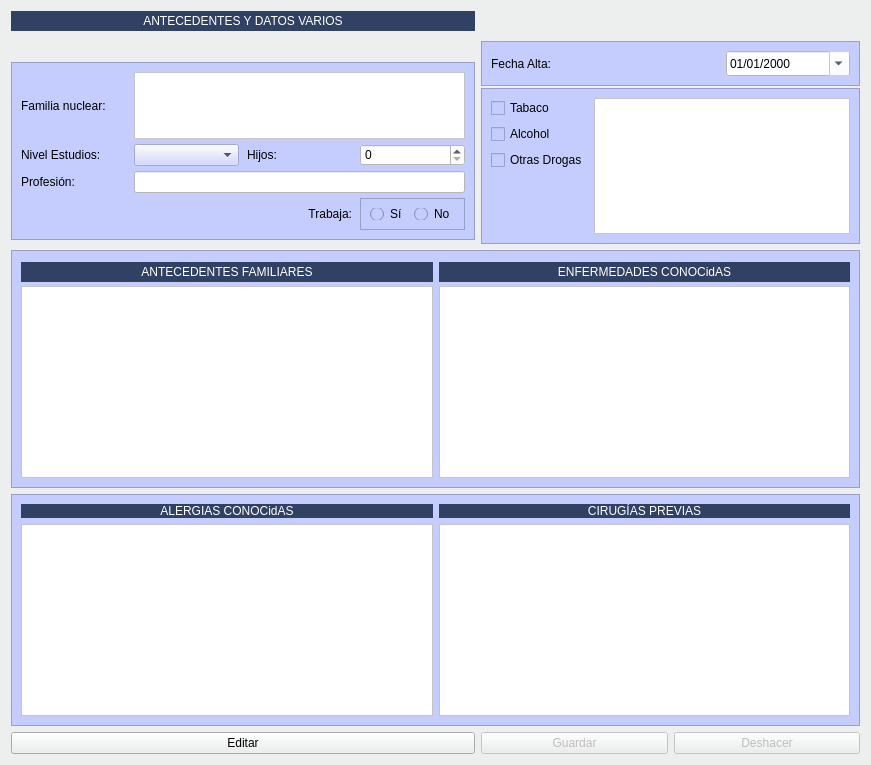
            <widget class="QWidget" name="tab_7">
             <property name="styleSheet">
              <string notr="true">background-color: #ecefed;</string>
             </property>
             <attribute name="title">
              <string>Antecedentes</string>
             </attribute>
             <layout class="QGridLayout" name="gridLayout_2">
              <item row="0" column="0">
               <widget class="QLabel" name="label_34">
                <property name="minimumSize">
                 <size>
                  <width>0</width>
                  <height>20</height>
                 </size>
                </property>
                <property name="styleSheet">
                 <string notr="true">background: #304163;
color: rgb(255,255,255);</string>
                </property>
                <property name="text">
                 <string>ANTECEDENTES Y DATOS VARIOS</string>
                </property>
                <property name="alignment">
                 <set>Qt::AlignCenter</set>
                </property>
               </widget>
              </item>
              <item row="1" column="0" rowspan="2">
               <widget class="QFrame" name="frame_10">
                <property name="minimumSize">
                 <size>
                  <width>464</width>
                  <height>178</height>
                 </size>
                </property>
                <property name="maximumSize">
                 <size>
                  <width>16777215</width>
                  <height>156</height>
                 </size>
                </property>
                <property name="styleSheet">
                 <string notr="true">background-color: rgb(197, 205, 255);</string>
                </property>
                <property name="frameShape">
                 <enum>QFrame::StyledPanel</enum>
                </property>
                <property name="frameShadow">
                 <enum>QFrame::Raised</enum>
                </property>
                <layout class="QGridLayout" name="gridLayout_21">
                 <property name="horizontalSpacing">
                  <number>8</number>
                 </property>
                 <property name="verticalSpacing">
                  <number>5</number>
                 </property>
                 <item row="0" column="0">
                  <widget class="QLabel" name="label_30">
                   <property name="minimumSize">
                    <size>
                     <width>100</width>
                     <height>0</height>
                    </size>
                   </property>
                   <property name="text">
                    <string>Familia nuclear:</string>
                   </property>
                  </widget>
                 </item>
                 <item row="0" column="1" colspan="3">
                  <widget class="QPlainTextEdit" name="txtFamiliaNuclear">
                   <property name="enabled">
                    <bool>false</bool>
                   </property>
                   <property name="minimumSize">
                    <size>
                     <width>0</width>
                     <height>49</height>
                    </size>
                   </property>
                   <property name="styleSheet">
                    <string notr="true">color: rgb(0, 0, 0);
background-color: rgb(255, 255, 255);</string>
                   </property>
                   <property name="locale">
                    <locale language="Spanish" country="Spain"/>
                   </property>
                  </widget>
                 </item>
                 <item row="1" column="0">
                  <widget class="QLabel" name="label_32">
                   <property name="text">
                    <string>Nivel Estudios:</string>
                   </property>
                  </widget>
                 </item>
                 <item row="1" column="1">
                  <widget class="QComboBox" name="cbonivel_estudios">
                   <property name="enabled">
                    <bool>false</bool>
                   </property>
                   <property name="styleSheet">
                    <string notr="true">color: rgb(0, 0, 0);</string>
                   </property>
                  </widget>
                 </item>
                 <item row="1" column="2">
                  <widget class="QLabel" name="label_31">
                   <property name="text">
                    <string>Hijos:</string>
                   </property>
                  </widget>
                 </item>
                 <item row="1" column="3">
                  <widget class="QSpinBox" name="txtHijos">
                   <property name="enabled">
                    <bool>false</bool>
                   </property>
                   <property name="styleSheet">
                    <string notr="true">color: rgb(0, 0, 0);
background-color: rgb(255, 255, 255);</string>
                   </property>
                  </widget>
                 </item>
                 <item row="2" column="0">
                  <widget class="QLabel" name="label_33">
                   <property name="text">
                    <string>Profesión:</string>
                   </property>
                  </widget>
                 </item>
                 <item row="3" column="3">
                  <widget class="QFrame" name="frame_11">
                   <property name="minimumSize">
                    <size>
                     <width>0</width>
                     <height>32</height>
                    </size>
                   </property>
                   <property name="styleSheet">
                    <string notr="true"/>
                   </property>
                   <property name="frameShape">
                    <enum>QFrame::StyledPanel</enum>
                   </property>
                   <property name="frameShadow">
                    <enum>QFrame::Raised</enum>
                   </property>
                   <layout class="QHBoxLayout" name="horizontalLayout_7">
                    <item>
                     <widget class="QRadioButton" name="radTrabaja">
                      <property name="enabled">
                       <bool>false</bool>
                      </property>
                      <property name="styleSheet">
                       <string notr="true">
color: rgb(0, 0, 0);</string>
                      </property>
                      <property name="text">
                       <string>Sí</string>
                      </property>
                     </widget>
                    </item>
                    <item>
                     <widget class="QRadioButton" name="radNoTrabaja">
                      <property name="enabled">
                       <bool>false</bool>
                      </property>
                      <property name="styleSheet">
                       <string notr="true">color: rgb(0, 0, 0);</string>
                      </property>
                      <property name="text">
                       <string>No</string>
                      </property>
                     </widget>
                    </item>
                   </layout>
                  </widget>
                 </item>
                 <item row="2" column="1" colspan="3">
                  <widget class="QLineEdit" name="txtProfesion">
                   <property name="enabled">
                    <bool>false</bool>
                   </property>
                   <property name="styleSheet">
                    <string notr="true">color: rgb(0, 0, 0);
background-color: rgb(255, 255, 255);</string>
                   </property>
                  </widget>
                 </item>
                 <item row="3" column="2">
                  <widget class="QLabel" name="label_35">
                   <property name="text">
                    <string>Trabaja:</string>
                   </property>
                   <property name="alignment">
                    <set>Qt::AlignRight|Qt::AlignTrailing|Qt::AlignVCenter</set>
                   </property>
                  </widget>
                 </item>
                </layout>
               </widget>
              </item>
              <item row="1" column="1" colspan="2">
               <widget class="QFrame" name="frame_16">
                <property name="minimumSize">
                 <size>
                  <width>0</width>
                  <height>45</height>
                 </size>
                </property>
                <property name="maximumSize">
                 <size>
                  <width>16777215</width>
                  <height>36</height>
                 </size>
                </property>
                <property name="styleSheet">
                 <string notr="true">background-color: rgb(197, 205, 255);
</string>
                </property>
                <property name="frameShape">
                 <enum>QFrame::StyledPanel</enum>
                </property>
                <property name="frameShadow">
                 <enum>QFrame::Raised</enum>
                </property>
                <layout class="QGridLayout" name="gridLayout_23">
                 <item row="0" column="0">
                  <widget class="QLabel" name="label_37">
                   <property name="text">
                    <string>Fecha Alta:</string>
                   </property>
                  </widget>
                 </item>
                 <item row="0" column="1">
                  <widget class="QDateEdit" name="txtfecha_alta">
                   <property name="enabled">
                    <bool>false</bool>
                   </property>
                   <property name="minimumSize">
                    <size>
                     <width>124</width>
                     <height>25</height>
                    </size>
                   </property>
                   <property name="maximumSize">
                    <size>
                     <width>100</width>
                     <height>16777215</height>
                    </size>
                   </property>
                   <property name="styleSheet">
                    <string notr="true">color: rgb(0, 0, 0);
background-color: rgb(255, 255, 255);</string>
                   </property>
                   <property name="displayFormat">
                    <string>dd/MM/yyyy</string>
                   </property>
                   <property name="calendarPopup">
                    <bool>true</bool>
                   </property>
                  </widget>
                 </item>
                </layout>
               </widget>
              </item>
              <item row="2" column="1" colspan="2">
               <widget class="QFrame" name="frame_9">
                <property name="minimumSize">
                 <size>
                  <width>0</width>
                  <height>142</height>
                 </size>
                </property>
                <property name="maximumSize">
                 <size>
                  <width>16777215</width>
                  <height>156</height>
                 </size>
                </property>
                <property name="styleSheet">
                 <string notr="true">background-color: rgb(197, 205, 255);</string>
                </property>
                <property name="frameShape">
                 <enum>QFrame::StyledPanel</enum>
                </property>
                <property name="frameShadow">
                 <enum>QFrame::Raised</enum>
                </property>
                <layout class="QGridLayout" name="gridLayout_20">
                 <item row="0" column="0">
                  <widget class="QCheckBox" name="chkTabaco">
                   <property name="enabled">
                    <bool>false</bool>
                   </property>
                   <property name="styleSheet">
                    <string notr="true">
color: rgb(0, 0, 0);</string>
                   </property>
                   <property name="text">
                    <string>Tabaco</string>
                   </property>
                  </widget>
                 </item>
                 <item row="0" column="1" rowspan="4">
                  <widget class="QPlainTextEdit" name="txtotras_drogas">
                   <property name="enabled">
                    <bool>false</bool>
                   </property>
                   <property name="styleSheet">
                    <string notr="true">color: rgb(0, 0, 0);
background-color: rgb(255, 255, 255);</string>
                   </property>
                  </widget>
                 </item>
                 <item row="1" column="0">
                  <widget class="QCheckBox" name="chkAlcohol">
                   <property name="enabled">
                    <bool>false</bool>
                   </property>
                   <property name="styleSheet">
                    <string notr="true">
color: rgb(0, 0, 0);</string>
                   </property>
                   <property name="text">
                    <string>Alcohol</string>
                   </property>
                  </widget>
                 </item>
                 <item row="2" column="0">
                  <widget class="QCheckBox" name="chkotras_drogas">
                   <property name="enabled">
                    <bool>false</bool>
                   </property>
                   <property name="styleSheet">
                    <string notr="true">
color: rgb(0, 0, 0);</string>
                   </property>
                   <property name="text">
                    <string>Otras Drogas</string>
                   </property>
                  </widget>
                 </item>
                </layout>
               </widget>
              </item>
              <item row="3" column="0" colspan="3">
               <widget class="QFrame" name="frame_15">
                <property name="minimumSize">
                 <size>
                  <width>0</width>
                  <height>120</height>
                 </size>
                </property>
                <property name="styleSheet">
                 <string notr="true">background-color: rgb(197, 205, 255);</string>
                </property>
                <property name="frameShape">
                 <enum>QFrame::StyledPanel</enum>
                </property>
                <property name="frameShadow">
                 <enum>QFrame::Raised</enum>
                </property>
                <layout class="QGridLayout" name="gridLayout_10">
                 <item row="0" column="0">
                  <widget class="QLabel" name="label_43">
                   <property name="minimumSize">
                    <size>
                     <width>0</width>
                     <height>20</height>
                    </size>
                   </property>
                   <property name="maximumSize">
                    <size>
                     <width>16777215</width>
                     <height>15</height>
                    </size>
                   </property>
                   <property name="styleSheet">
                    <string notr="true">background: #304163;
color: rgb(255,255,255);</string>
                   </property>
                   <property name="text">
                    <string>ANTECEDENTES FAMILIARES</string>
                   </property>
                   <property name="alignment">
                    <set>Qt::AlignCenter</set>
                   </property>
                  </widget>
                 </item>
                 <item row="0" column="1">
                  <widget class="QLabel" name="label_44">
                   <property name="minimumSize">
                    <size>
                     <width>0</width>
                     <height>20</height>
                    </size>
                   </property>
                   <property name="maximumSize">
                    <size>
                     <width>16777215</width>
                     <height>15</height>
                    </size>
                   </property>
                   <property name="styleSheet">
                    <string notr="true">background: #304163;
color: rgb(255,255,255);</string>
                   </property>
                   <property name="text">
                    <string>ENFERMEDADES CONOCidAS</string>
                   </property>
                   <property name="alignment">
                    <set>Qt::AlignCenter</set>
                   </property>
                  </widget>
                 </item>
                 <item row="1" column="0">
                  <widget class="QTextEdit" name="txtantecedentes_familiares">
                   <property name="enabled">
                    <bool>false</bool>
                   </property>
                   <property name="minimumSize">
                    <size>
                     <width>0</width>
                     <height>39</height>
                    </size>
                   </property>
                   <property name="styleSheet">
                    <string notr="true">color: rgb(0, 0, 0);
background-color: rgb(255, 255, 255);</string>
                   </property>
                  </widget>
                 </item>
                 <item row="1" column="1">
                  <widget class="QTextEdit" name="txtEnfermedadesConocidas">
                   <property name="enabled">
                    <bool>false</bool>
                   </property>
                   <property name="minimumSize">
                    <size>
                     <width>0</width>
                     <height>40</height>
                    </size>
                   </property>
                   <property name="styleSheet">
                    <string notr="true">color: rgb(0, 0, 0);
background-color: rgb(255, 255, 255);</string>
                   </property>
                  </widget>
                 </item>
                </layout>
               </widget>
              </item>
              <item row="4" column="0" colspan="3">
               <widget class="QFrame" name="frame_14">
                <property name="styleSheet">
                 <string notr="true">background-color: rgb(197, 205, 255);</string>
                </property>
                <property name="frameShape">
                 <enum>QFrame::StyledPanel</enum>
                </property>
                <property name="frameShadow">
                 <enum>QFrame::Raised</enum>
                </property>
                <layout class="QGridLayout" name="gridLayout_22">
                 <item row="0" column="0">
                  <widget class="QLabel" name="label_41">
                   <property name="styleSheet">
                    <string notr="true">background: #304163;
color: rgb(255,255,255);</string>
                   </property>
                   <property name="text">
                    <string>ALERGIAS CONOCidAS</string>
                   </property>
                   <property name="alignment">
                    <set>Qt::AlignCenter</set>
                   </property>
                  </widget>
                 </item>
                 <item row="0" column="1">
                  <widget class="QLabel" name="label_42">
                   <property name="maximumSize">
                    <size>
                     <width>16777215</width>
                     <height>20</height>
                    </size>
                   </property>
                   <property name="styleSheet">
                    <string notr="true">background: #304163;
color: rgb(255,255,255);</string>
                   </property>
                   <property name="text">
                    <string>CIRUGÍAS PREVIAS</string>
                   </property>
                   <property name="alignment">
                    <set>Qt::AlignCenter</set>
                   </property>
                  </widget>
                 </item>
                 <item row="1" column="0">
                  <widget class="QTextEdit" name="txtalergias_conocidas">
                   <property name="enabled">
                    <bool>false</bool>
                   </property>
                   <property name="maximumSize">
                    <size>
                     <width>16777215</width>
                     <height>16777215</height>
                    </size>
                   </property>
                   <property name="styleSheet">
                    <string notr="true">background-color: rgb(255, 255, 255);
color: rgb(0, 0, 0);</string>
                   </property>
                  </widget>
                 </item>
                 <item row="1" column="1">
                  <widget class="QTextEdit" name="txtcirugias_previas">
                   <property name="enabled">
                    <bool>false</bool>
                   </property>
                   <property name="maximumSize">
                    <size>
                     <width>16777215</width>
                     <height>16777215</height>
                    </size>
                   </property>
                   <property name="styleSheet">
                    <string notr="true">background-color: rgb(255, 255, 255);
color: rgb(0, 0, 0);</string>
                   </property>
                  </widget>
                 </item>
                </layout>
               </widget>
              </item>
              <item row="5" column="0">
               <widget class="QPushButton" name="btnEditarPaciente">
                <property name="text">
                 <string>Editar</string>
                </property>
                <property name="icon">
                 <iconset resource="../maya.qrc">
                  <normaloff>:/Icons/PNG/edit.png</normaloff>:/Icons/PNG/edit.png</iconset>
                </property>
                <property name="iconSize">
                 <size>
                  <width>24</width>
                  <height>24</height>
                 </size>
                </property>
               </widget>
              </item>
              <item row="5" column="1">
               <widget class="QPushButton" name="btnGuardarPaciente">
                <property name="enabled">
                 <bool>false</bool>
                </property>
                <property name="text">
                 <string>Guardar</string>
                </property>
                <property name="icon">
                 <iconset resource="../maya.qrc">
                  <normaloff>:/Icons/PNG/Save.png</normaloff>:/Icons/PNG/Save.png</iconset>
                </property>
                <property name="iconSize">
                 <size>
                  <width>24</width>
                  <height>24</height>
                 </size>
                </property>
               </widget>
              </item>
              <item row="5" column="2">
               <widget class="QPushButton" name="BtnDeshacerPaciente">
                <property name="enabled">
                 <bool>false</bool>
                </property>
                <property name="text">
                 <string>Deshacer</string>
                </property>
                <property name="icon">
                 <iconset resource="../maya.qrc">
                  <normaloff>:/Icons/PNG/undo.png</normaloff>:/Icons/PNG/undo.png</iconset>
                </property>
                <property name="iconSize">
                 <size>
                  <width>24</width>
                  <height>24</height>
                 </size>
                </property>
               </widget>
              </item>
             </layout>
            </widget>
